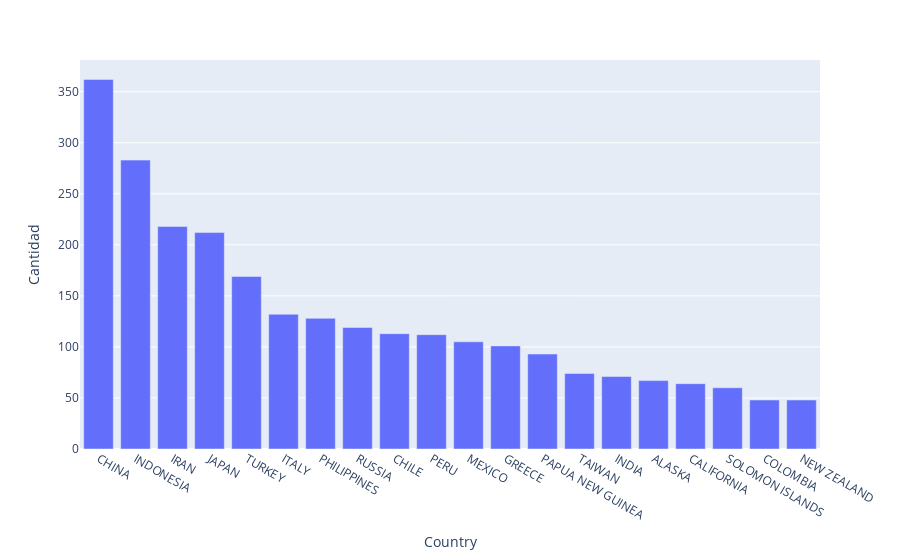

The notebook cell saved with this chart:
### Markdown cell above
Countries with more earthquakes

### Code cell
cuentas.head(20).plot(kind = 'bar', y = 'Cantidad', x = 'Country', hover_data =['Cantidad'])

### Figure 1 — Plotly figure (JSON) as saved in the notebook; plotly's stock layout.template omitted (floating-point values rounded to 4 significant figures)
{"data": [{"alignmentgroup": "True", "hovertemplate": "Country=%{x}<br>Cantidad=%{y}<extra></extra>", "legendgroup": "", "marker": {"color": "#636efa"}, "name": "", "offsetgroup": "", "orientation": "v", "showlegend": false, "textposition": "auto", "type": "bar", "x": ["CHINA", "INDONESIA", "IRAN", "JAPAN", "TURKEY", "ITALY", "PHILIPPINES", "RUSSIA", "CHILE", "PERU", "MEXICO", "GREECE", "PAPUA NEW GUINEA", "TAIWAN", "INDIA", "ALASKA", "CALIFORNIA", "SOLOMON ISLANDS", "COLOMBIA", "NEW ZEALAND"], "xaxis": "x", "y": [362, 283, 218, 212, 169, 132, 128, 119, 113, 112, 105, 101, 93, 74, 71, 67, 64, 60, 48, 48], "yaxis": "y"}], "layout": {"barmode": "relative", "legend": {"tracegroupgap": 0}, "margin": {"t": 60}, "xaxis": {"anchor": "y", "domain": [0, 1], "title": {"text": "Country"}}, "yaxis": {"anchor": "x", "domain": [0, 1], "title": {"text": "Cantidad"}}}}
